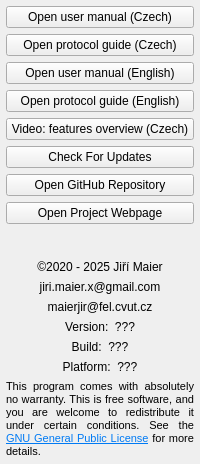
          <widget class="QWidget" name="about">
           <attribute name="icon">
            <iconset resource="../../resources.qrc">
             <normaloff>:/images/icons/about.png</normaloff>:/images/icons/about.png</iconset>
           </attribute>
           <attribute name="title">
            <string/>
           </attribute>
           <layout class="QVBoxLayout" name="verticalLayout_13">
            <property name="leftMargin">
             <number>6</number>
            </property>
            <property name="topMargin">
             <number>6</number>
            </property>
            <property name="rightMargin">
             <number>6</number>
            </property>
            <property name="bottomMargin">
             <number>6</number>
            </property>
            <item>
             <widget class="QPushButton" name="pushButtonOpenHelpCZ">
              <property name="toolTip">
               <string>&lt;html&gt;&lt;head/&gt;&lt;body&gt;&lt;p&gt;Click to open in external PDF browser&lt;/p&gt;&lt;/body&gt;&lt;/html&gt;</string>
              </property>
              <property name="text">
               <string>Open user manual (Czech)</string>
              </property>
             </widget>
            </item>
            <item>
             <widget class="QPushButton" name="pushButtonProtocolGuideCZ">
              <property name="toolTip">
               <string>&lt;html&gt;&lt;head/&gt;&lt;body&gt;&lt;p&gt;Click to open in external PDF browser&lt;/p&gt;&lt;/body&gt;&lt;/html&gt;</string>
              </property>
              <property name="text">
               <string>Open protocol guide (Czech)</string>
              </property>
             </widget>
            </item>
            <item>
             <widget class="QPushButton" name="pushButtonOpenHelpEN">
              <property name="toolTip">
               <string>&lt;html&gt;&lt;head/&gt;&lt;body&gt;&lt;p&gt;Click to open in external PDF browser&lt;/p&gt;&lt;/body&gt;&lt;/html&gt;</string>
              </property>
              <property name="text">
               <string>Open user manual (English)</string>
              </property>
             </widget>
            </item>
            <item>
             <widget class="QPushButton" name="pushButtonProtocolGuideEN">
              <property name="toolTip">
               <string>&lt;html&gt;&lt;head/&gt;&lt;body&gt;&lt;p&gt;Click to open in external PDF browser&lt;/p&gt;&lt;/body&gt;&lt;/html&gt;</string>
              </property>
              <property name="text">
               <string>Open protocol guide (English)</string>
              </property>
             </widget>
            </item>
            <item>
             <widget class="QPushButton" name="pushButtonIntroVideoCZ">
              <property name="toolTip">
               <string>&lt;html&gt;&lt;head/&gt;&lt;body&gt;&lt;p&gt;Click to open in external web browser&lt;/p&gt;&lt;/body&gt;&lt;/html&gt;</string>
              </property>
              <property name="text">
               <string>Video: features overview (Czech)</string>
              </property>
             </widget>
            </item>
            <item>
             <widget class="QPushButton" name="pushButtonCheckForUpdates">
              <property name="text">
               <string>Check For Updates</string>
              </property>
             </widget>
            </item>
            <item>
             <widget class="QPushButton" name="pushButtonGitHub">
              <property name="text">
               <string>Open GitHub Repository</string>
              </property>
             </widget>
            </item>
            <item>
             <widget class="QPushButton" name="pushButtonHomePage">
              <property name="text">
               <string>Open Project Webpage</string>
              </property>
             </widget>
            </item>
            <item>
             <spacer name="verticalSpacer_10">
              <property name="orientation">
               <enum>Qt::Vertical</enum>
              </property>
              <property name="sizeHint" stdset="0">
               <size>
                <width>20</width>
                <height>10</height>
               </size>
              </property>
             </spacer>
            </item>
            <item>
             <widget class="ClickableLabel" name="labelLogo">
              <property name="sizePolicy">
               <sizepolicy hsizetype="Ignored" vsizetype="Preferred">
                <horstretch>0</horstretch>
                <verstretch>0</verstretch>
               </sizepolicy>
              </property>
              <property name="frameShape">
               <enum>QFrame::NoFrame</enum>
              </property>
              <property name="frameShadow">
               <enum>QFrame::Sunken</enum>
              </property>
              <property name="textFormat">
               <enum>Qt::PlainText</enum>
              </property>
              <property name="pixmap">
               <pixmap resource="../../resources.qrc">:/images/icons/logoKatedry.png</pixmap>
              </property>
              <property name="scaledContents">
               <bool>false</bool>
              </property>
              <property name="alignment">
               <set>Qt::AlignCenter</set>
              </property>
              <property name="openExternalLinks">
               <bool>true</bool>
              </property>
             </widget>
            </item>
            <item>
             <layout class="QGridLayout" name="gridLayout_2">
              <item row="7" column="0" colspan="2">
               <widget class="QLabel" name="labelVersion">
                <property name="sizePolicy">
                 <sizepolicy hsizetype="Ignored" vsizetype="Preferred">
                  <horstretch>0</horstretch>
                  <verstretch>0</verstretch>
                 </sizepolicy>
                </property>
                <property name="text">
                 <string notr="true">Version:  ???</string>
                </property>
                <property name="alignment">
                 <set>Qt::AlignCenter</set>
                </property>
               </widget>
              </item>
              <item row="6" column="0" colspan="2">
               <widget class="QLabel" name="label_58">
                <property name="text">
                 <string notr="true">maierjir@fel.cvut.cz</string>
                </property>
                <property name="alignment">
                 <set>Qt::AlignCenter</set>
                </property>
               </widget>
              </item>
              <item row="3" column="0" colspan="2">
               <widget class="QLabel" name="label_signature">
                <property name="text">
                 <string notr="true">&lt;html&gt;&lt;head/&gt;&lt;body&gt;&lt;p&gt;©2020 - 2025 Jiří Maier&lt;/p&gt;&lt;/body&gt;&lt;/html&gt;</string>
                </property>
                <property name="alignment">
                 <set>Qt::AlignCenter</set>
                </property>
               </widget>
              </item>
              <item row="8" column="0" colspan="2">
               <widget class="QLabel" name="labelBuildDate">
                <property name="sizePolicy">
                 <sizepolicy hsizetype="Ignored" vsizetype="Preferred">
                  <horstretch>0</horstretch>
                  <verstretch>0</verstretch>
                 </sizepolicy>
                </property>
                <property name="text">
                 <string notr="true">Build:  ???</string>
                </property>
                <property name="alignment">
                 <set>Qt::AlignCenter</set>
                </property>
               </widget>
              </item>
              <item row="5" column="0" colspan="2">
               <widget class="QLabel" name="label_24">
                <property name="text">
                 <string notr="true">jiri.maier.x@gmail.com</string>
                </property>
                <property name="alignment">
                 <set>Qt::AlignCenter</set>
                </property>
               </widget>
              </item>
              <item row="9" column="0" colspan="2">
               <widget class="QLabel" name="labelPlatform">
                <property name="sizePolicy">
                 <sizepolicy hsizetype="Ignored" vsizetype="Preferred">
                  <horstretch>0</horstretch>
                  <verstretch>0</verstretch>
                 </sizepolicy>
                </property>
                <property name="text">
                 <string notr="true">Platform:  ???</string>
                </property>
                <property name="alignment">
                 <set>Qt::AlignCenter</set>
                </property>
               </widget>
              </item>
             </layout>
            </item>
            <item>
             <widget class="QLabel" name="labelLicense">
              <property name="sizePolicy">
               <sizepolicy hsizetype="Ignored" vsizetype="Preferred">
                <horstretch>0</horstretch>
                <verstretch>0</verstretch>
               </sizepolicy>
              </property>
              <property name="font">
               <font>
                <pointsize>8</pointsize>
               </font>
              </property>
              <property name="text">
               <string>&lt;html&gt;&lt;head/&gt;&lt;body&gt;&lt;p&gt;This program comes with absolutely no warranty. This is free software, and you are welcome to redistribute it under certain conditions. See the &lt;a href=&quot;https://www.gnu.org/licenses/gpl-3.0.html&quot;&gt;&lt;span style=&quot; text-decoration: underline; color:#007af4;&quot;&gt;GNU General Public License&lt;/span&gt;&lt;/a&gt; for more details.&lt;/p&gt;&lt;/body&gt;&lt;/html&gt;</string>
              </property>
              <property name="alignment">
               <set>Qt::AlignJustify|Qt::AlignVCenter</set>
              </property>
              <property name="wordWrap">
               <bool>true</bool>
              </property>
              <property name="margin">
               <number>0</number>
              </property>
              <property name="openExternalLinks">
               <bool>true</bool>
              </property>
             </widget>
            </item>
           </layout>
          </widget>
